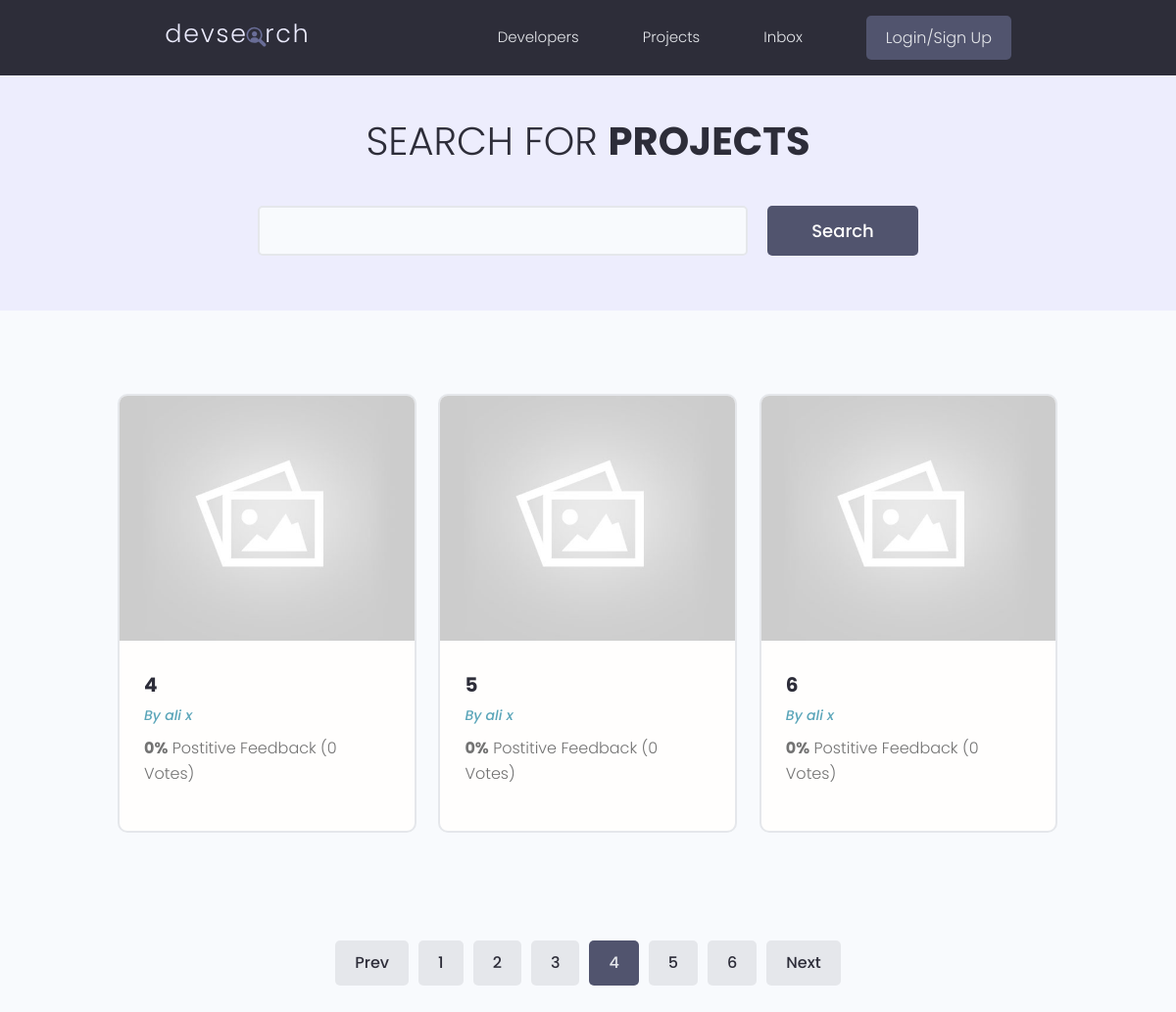
The app's page /project/projects/?page=4, older data.
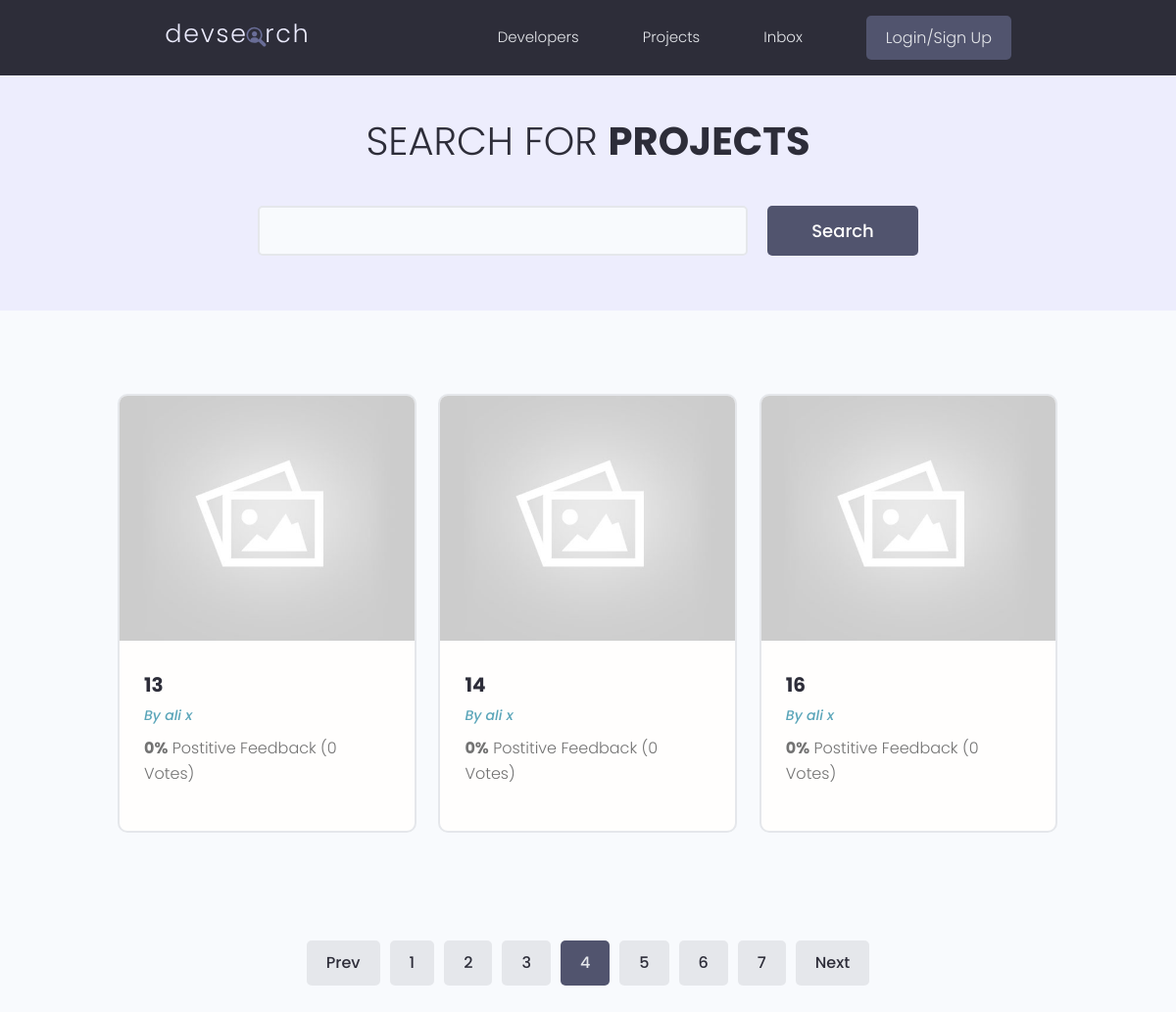
The same page, newer data.
### projects/models.py (models this page shows, shortened)
class Project(models.Model):
      owner = models.ForeignKey(Profile,null=True,
                           blank=True, on_delete= models.SET_NULL)
      title = models.CharField(max_length=2000)
      description = models.TextField(null=True, blank=True)
      featured_image = models.ImageField( null=True, blank=True , default='default.jpg')
      demo_link = models.CharField(max_length=2000 ,null=True, blank=True)
      source_link = models.CharField(max_length=2000 ,null=True, blank=True)
      tags = models.ManyToManyField('Tag')
      vote_total = models.IntegerField(default=0,null=True,blank=True)
      vote_ratio = models.IntegerField(default=0,null=True,blank=True)
      created = models.DateTimeField(auto_now_add=True)
      id = models.UUIDField(default=uuid.uuid4 , unique=True , primary_key=True , editable=False )
      class Meta :
            ordering = [
                  '-vote_ratio',
                  '-vote_total', # if vote_ration in projects same number, number of review is matter for us
                  'title'
            ]

### users/models.py (models this page shows, shortened)
class Profile(models.Model):
      user = models.OneToOneField(User, on_delete=models.CASCADE,
            null=True, blank=True)
      name = models.CharField(max_length=200, blank=True, null=True)
      email = models.EmailField(max_length=500, blank=True,null=True)
      username =models.CharField(max_length=200, blank=True, null=True)
      location = models.CharField(max_length=200, blank=True, null=True)
      short_intro = models.CharField(max_length=200, blank=True, null=True)
      bio = models.TextField(blank=True, null=True)
      profile_image = models.ImageField(blank=True,null=True,
            default='user-default.png', upload_to='profiles/')
      social_github  = models.CharField(max_length=200, blank=True, null=True)
      social_twitter = models.CharField(max_length=200, blank=True, null=True)
      social_linkdin = models.CharField(max_length=200, blank=True, null=True)
      social_youtube = models.CharField(max_length=200, blank=True, null=True)
      social_website = models.CharField(max_length=200, blank=True, null=True)
      created = models.DateTimeField(auto_now_add=True)
      id = models.UUIDField(default=uuid.uuid4 ,
                  unique=True , primary_key=True , editable=False )

### projects/views.py (the view)
# urls.py: path('project/', include("projects.urls")),
def projects(request):
      projects, search_query = searchProjects(request)
      projects, paginator, custom_range = pagination(request, projects)
      if custom_range != 0 : # if not 0 , means we have range
            context = {'projects':projects ,
                  'search_query':search_query,
                  'customRange':custom_range, # we send custom range
                  }
      else: # NO custom range
            context = {'projects':projects ,
                  'search_query':search_query,
                  'customRange':paginator.page_range, # we send that paginator real range
                  }
      return render(request,'projects/projects.html', context )

### projects/utils.py (called while the page is built)
def pagination_Range(paginator, page):
      left_index = int(page) - 4 # we want three pages before current page
      if left_index < 1 :
            left_index = 1
      right_index = int(page) + 4 # we want three pages after current page
      if right_index > paginator.num_pages :
            right_index = int(paginator.num_pages) + 1  #  + 1 because range do not include number is endof range(, end)
      custom_range = range(left_index, right_index) # we create a range for that
      return custom_range

def searchProjects(request):
      search_query = ''
      if request.GET.get('search_query'):
            search_query = request.GET.get('search_query')
      tags = Tag.objects.filter(name__icontains=search_query)
      projects = Project.objects.distinct().filter(
            Q(title__icontains = search_query) |
            Q(description__icontains=search_query) |
            Q(owner__name__icontains=search_query) |
            Q(tags__in=tags)
      )
      return projects, search_query

### projects/templates/projects/projects.html (shortened to what this page needs)
{% extends 'base.html' %}
{% load static %}
{% block content %}
<main class="projects">
  <section class="hero-section text-center">
    <div class="container container--narrow">
      <div class="hero-section__box">
        <h2>Search for <span>Projects</span></h2>
      </div>
      <div class="hero-section__search">
        <form id="searchForm" class="form" action="{% url 'projects' %}" method="get">
          <div class="form__field">
            <input
              class="input input--text"
              id="formInput#search"
              type="text"
              name="search_query"
              value ="{{search_query}}"
              placeho der="Search by Project Title"
            />
          </div>
          <input class="btn btn--sub btn--lg" type="submit" value="Search" />
        </form>
      </div>
    </div>
  </section>
  <section class="projectsList">
    <div class="container">
      <div class="grid grid--three">
        {% for project in projects %}
        <div class="column">
          <div class="card project">
            <a href="/project/single/{{project.id}}" class="project">
              <img
                class="project__thumbnail"
                src="{{ project.featured_image.url }}"
                alt="project thumbnail"
              />
              <div class="card__body">
                <h3 class="project__title">
                  {{project.title}}
                </h3>
                <p>
                  <a class="project__author" href="/userprofile/{{project.owner.id}}"
                    >By {{project.owner.name }}</a
                  >
                </p>
                <p class="project--rating">
                  <span style="font-weight: bold">{{ project.vote_ratio }}%</span> Postitive Feedback
                  {% if project.vote_total == 1 or 0 %}
                    ({{project.vote_total}} Vote)
                  {% else %}
                    ({{project.vote_total}} Votes)
                  {% endif %}
                </p>
              </div>
            </a>
          </div>
        </div>
        {% endfor %}
      </div>
    </div>
  </section>
  {% include 'pagination.html' with queryset=projects customRange=customRange %}
</main>
{% endblock content %}

Row changes from the older to the newer data that the page shows:
no longer on this page (row unchanged): Project: featured_image (placeholder picture), title "4", owner.name "ali x", vote_ratio "0", vote_total "0"
no longer on this page (row unchanged): Project: featured_image (placeholder picture), title "5", owner.name "ali x", vote_ratio "0", vote_total "0"
no longer on this page (row unchanged): Project: featured_image (placeholder picture), title "6", owner.name "ali x", vote_ratio "0", vote_total "0"
added Project: featured_image (placeholder picture), title "13", owner.name "ali x", vote_ratio "0", vote_total "0"
added Project: featured_image (placeholder picture), title "14", owner.name "ali x", vote_ratio "0", vote_total "0"
added Project: featured_image (placeholder picture), title "16", owner.name "ali x", vote_ratio "0", vote_total "0"
Text that changed along with them:
new list line: "7"
